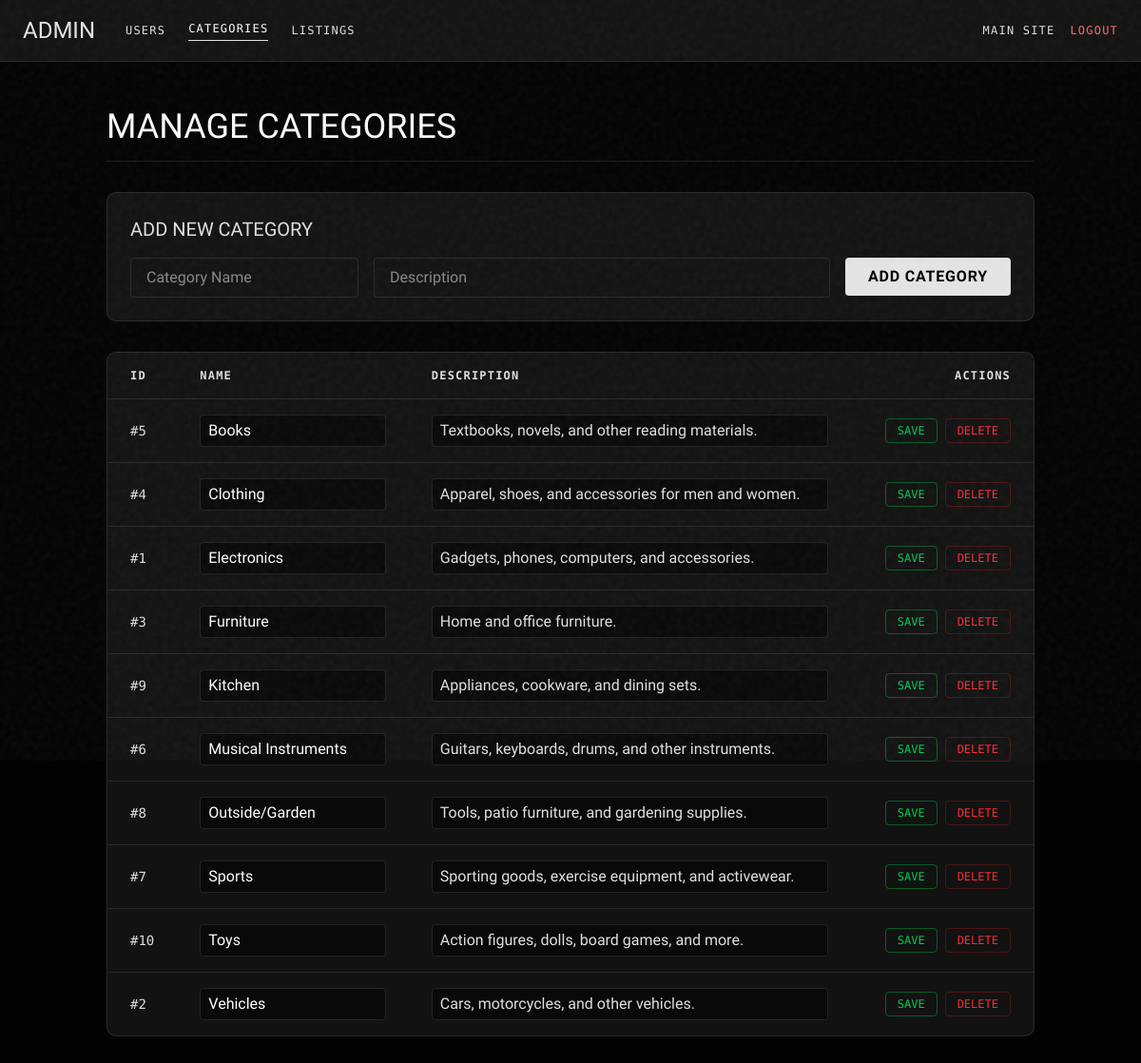
Screenshot of /admin/categories.php (signed in) with the database file from the repository.
### tables this page shows
CREATE TABLE IF NOT EXISTS categories (
    id INT AUTO_INCREMENT PRIMARY KEY,
    name VARCHAR(100) NOT NULL,
    description TEXT
);

### admin/categories.php (the view, shortened to what this page needs)
<?php
require_once '../includes/db.php';
$stmt = $pdo->query("SELECT * FROM categories ORDER BY name ASC");
$categories = $stmt->fetchAll();
?>
<!DOCTYPE html>
<html lang="en">
<head>
    <script src="https://unpkg.com/@tailwindcss/browser@4"></script>
    <link href="../assets/css/style.css" rel="stylesheet">
</head>
<body class="text-white antialiased flex flex-col min-h-screen">
<nav class="border-b border-[var(--border-color)] bg-[var(--c1)] px-6 py-4 flex items-center justify-between sticky top-0 z-50">
    <div class="flex items-center gap-8">
        <a class="font-ds text-2xl tracking-normal uppercase text-[var(--primary-color)] hover:text-white transition-colors" href="index.php">Admin</a>
        <div class="hidden md:flex items-center gap-6 font-am text-xs uppercase tracking-widest">
            <a class="text-[var(--c2)] hover:text-white transition-colors" href="users.php">Users</a>
            <a class="text-white border-b border-[var(--primary-color)] pb-1" href="categories.php">Categories</a>
            <a class="text-[var(--c2)] hover:text-white transition-colors" href="listings.php">Listings</a>
        </div>
    </div>
    <div class="flex items-center gap-4 font-am text-xs uppercase tracking-widest">
        <a class="text-[var(--c2)] hover:text-white transition-colors" href="../index.php">Main Site</a>
        <a class="text-red-400 hover:text-red-300 transition-colors" href="../logout.php">Logout</a>
    </div>
</nav>
<div class="container mx-auto px-6 py-12 flex-1">
    <div class="mb-8 border-b border-[var(--border-color)] pb-4">
        <h2 class="font-dh text-4xl uppercase tracking-normal m-0">Manage Categories</h2>
    </div>
    <div class="glass-panel p-6 rounded-[var(--radius)] mb-8 border border-[var(--border-color)]">
        <h5 class="font-dh text-xl uppercase tracking-normal mb-4 text-[var(--c2)]">Add New Category</h5>
        <form method="POST" class="flex flex-col md:flex-row gap-4">
            <div class="flex-1">
                <input type="text" name="name" class="w-full bg-[var(--c1)] border border-[var(--border-color)] text-white font-cgr rounded px-4 py-2 focus:outline-none focus:border-[var(--c2)] transition-colors" placeholder="Category Name" required>
            </div>
            <div class="flex-[2]">
                <input type="text" name="description" class="w-full bg-[var(--c1)] border border-[var(--border-color)] text-white font-cgr rounded px-4 py-2 focus:outline-none focus:border-[var(--c2)] transition-colors" placeholder="Description">
            </div>
            <div>
                <button type="submit" class="w-full md:w-auto bg-[var(--primary-color)] text-black font-cgr font-bold uppercase tracking-wider rounded px-6 py-2 hover:bg-white transition-colors">Add Category</button>
            </div>
        </form>
    </div>
    <div class="glass-panel rounded-[var(--radius)] overflow-x-auto border border-[var(--border-color)]">
        <table class="w-full text-left font-cgr">
            <thead class="bg-[var(--c1)] border-b border-[var(--border-color)] font-am text-xs uppercase tracking-widest text-[var(--c2)]">
                <tr>
                    <th class="px-6 py-4 w-16">ID</th>
                    <th class="px-6 py-4 w-1/4">Name</th>
                    <th class="px-6 py-4">Description</th>
                    <th class="px-6 py-4 text-right w-48">Actions</th>
                </tr>
            </thead>
            <tbody class="divide-y divide-[var(--border-color)]">
                <?php foreach($categories as $cat): ?>
                    <tr class="hover:bg-[var(--c1)] transition-colors">
                        <form method="POST">
                            <td class="px-6 py-4 font-am text-sm text-[var(--c2)]">#<?php echo $cat['id']; ?></td>
                            <td class="px-6 py-4">
                                <input type="text" name="name" value="<?php echo htmlspecialchars($cat['name']); ?>" class="w-full bg-black/50 border border-[var(--border-color)] text-white font-cgr rounded px-2 py-1 focus:outline-none focus:border-[var(--c2)] transition-colors" required>
                            </td>
                            <td class="px-6 py-4">
                                <input type="text" name="description" value="<?php echo htmlspecialchars($cat['description']); ?>" class="w-full bg-black/50 border border-[var(--border-color)] text-[var(--c2)] font-cgr rounded px-2 py-1 focus:outline-none focus:border-[var(--c2)] transition-colors">
                            </td>
                            <td class="px-6 py-4 text-right font-am text-xs">
                                <div class="inline-flex gap-2 justify-end w-full">
                                    <button type="submit" name="action" value="edit" class="px-3 py-1 border border-green-600/50 text-green-500 hover:bg-green-600/20 rounded transition-colors uppercase">Save</button>
                                    <button type="submit" name="action" value="delete" class="px-3 py-1 border border-red-900/50 text-red-500 hover:bg-red-900/30 hover:text-red-400 rounded transition-colors uppercase" onclick="return confirm('Delete this category? This will delete all listings in it!');">Delete</button>
                                </div>
                            </td>
                        </form>
                    </tr>
                <?php endforeach; ?>
            </tbody>
        </table>
    </div>
</div>
</body>
</html>

### assets/css/style.css (style rules this page uses)
:root { --c1: #121212; --c2: #e0e0e4; --c3: #2b2b2b; --base-100: #ffffff; --base-200: #999999; --base-300: #343434; --base-400: #212121; --base-500: #000000; --bg-color: oklch(0.145 0 0); --fg-color: oklch(0.985 0 0); --primary-color: oklch(0.922 0 0); --muted-color: oklch(0.269 0 0); --border-color: oklch(1 0 0 / 10%); --radius: 0.625rem; --font-geist-sans: 'Geist', sans-serif; --font-geist-mono: 'Geist Mono', monospace; }
body { background-color: #030303; color: var(--fg-color); font-family: var(--font-geist-sans); display: flex; flex-direction: column; min-height: 100vh; margin: 0; }
button, input[type="submit"], input[type="reset"] { cursor: pointer; }
.font-cgr { font-family: 'cgr', var(--font-geist-sans); }
.font-am { font-family: 'am', var(--font-geist-mono); }
.font-dh { font-family: 'dh', var(--font-geist-sans); }
.font-ds { font-family: 'ds', var(--font-geist-sans); }
.glass-panel { background-color: var(--c1); border: 1px solid var(--border-color); backdrop-filter: blur(10px); }

### rows the page displays
categories: id "5", name "Books", description "Textbooks, novels, and other reading materials."
categories: id "4", name "Clothing", description "Apparel, shoes, and accessories for men and women."
categories: id "1", name "Electronics", description "Gadgets, phones, computers, and accessories."
categories: id "3", name "Furniture", description "Home and office furniture."
categories: id "9", name "Kitchen", description "Appliances, cookware, and dining sets."
categories: id "6", name "Musical Instruments", description "Guitars, keyboards, drums, and other instruments."
categories: id "8", name "Outside/Garden", description "Tools, patio furniture, and gardening supplies."
categories: id "7", name "Sports", description "Sporting goods, exercise equipment, and activewear."
categories: id "10", name "Toys", description "Action figures, dolls, board games, and more."
categories: id "2", name "Vehicles", description "Cars, motorcycles, and other vehicles."
